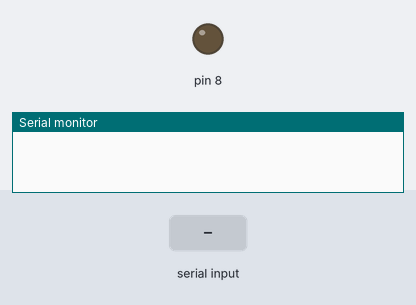
The sketch below on a simulated Arduino Uno, built with avr-gcc and run on an emulated ATmega328P. On the bench: output pins drawn as LEDs (lit = HIGH), the last lines printed to the serial monitor. The test bench sets the inputs (shaded band).

Above: at 1.2 s.
1.3 s: "1\n" received over Serial
At 2.2 s:
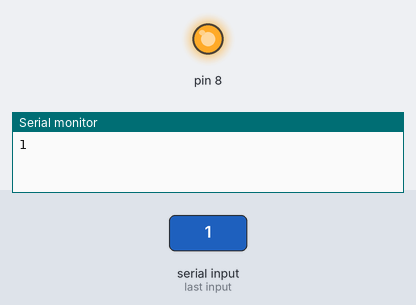
2.8 s: "0\n" received over Serial
At 3.3 s:
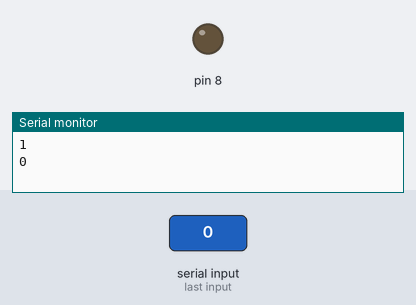
Timing chart, 0 to 5.8 s (numbered marks = the images above; inputs shaded):
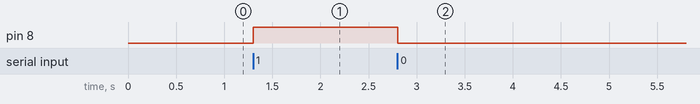

Measured:
- after the input at 1.3 s, pin 8: LOW → HIGH at once
- after the input at 2.8 s, pin 8: HIGH → LOW at once

The sketch:

MyBluetooth.ino.ino
```cpp
char input = 0;

void setup()
{
  Serial.begin(9600);
  pinMode(8, OUTPUT);
  digitalWrite(8, LOW);
}

void loop()
{
  if (Serial.available() > 0)
  {
    input = Serial.read();
    Serial.print(input);
    Serial.print("\n");
    if (input == '0')
      digitalWrite(8, LOW);
    else if (input == '1')
      digitalWrite(8, HIGH);
  }
  delay(1);
}
```
